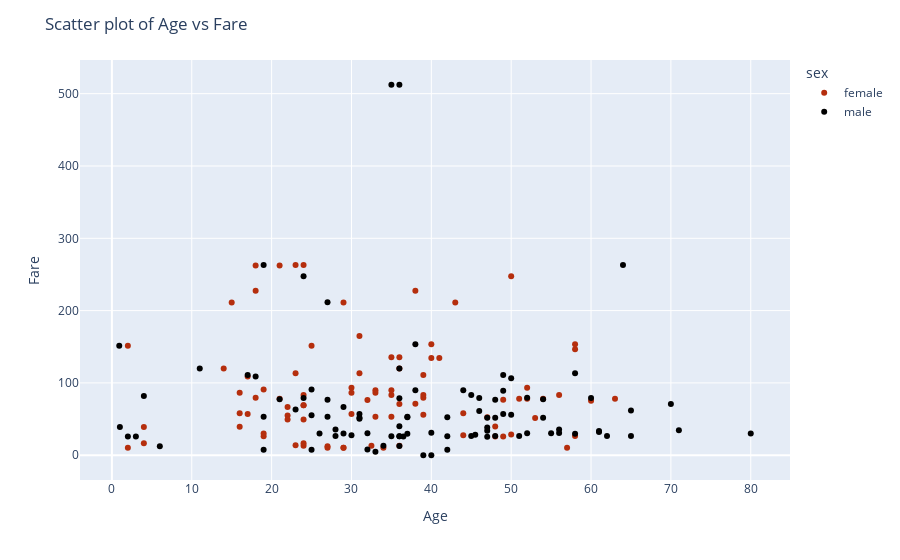

Write notebook code for a chart like this one.
### Code cell
# changing the colors of data points
labels = {'male': 'black', 'female': '#b52e0d'}
fig2 = px.scatter(df, x = 'age', y = 'fare', color = 'sex', color_discrete_map = labels)
fig2.update_layout(
    title = 'Scatter plot of Age vs Fare',
    xaxis_title = 'Age',
    yaxis_title = 'Fare'
)
fig2.show()

### Figure 1 — Plotly figure (JSON) as saved in the notebook; plotly's stock layout.template omitted (floating-point values rounded to 4 significant figures)
{"data": [{"hovertemplate": "sex=female<br>age=%{x}<br>fare=%{y}<extra></extra>", "legendgroup": "female", "marker": {"color": "#b52e0d", "symbol": "circle"}, "mode": "markers", "name": "female", "orientation": "v", "showlegend": true, "type": "scatter", "x": [38, 35, 4, 58, 49, 29, 23, 32.5, 19, 22, 50, 44, 58, 2, 31, 32, 35, 29, 30, 58, 35, 63, 19, 2, 50, 17, 30, 24, 18, 31, 40, 36, 36, 16, 41, 24, 24, 22, 60, 24, 23, 24, 33, 14, 23, 35, 54, 25, 16, 34, 30, 44, 22, 36, 48, 39, 53, 39, 39, 18, 52, 40, 4, 21, 24, 15, 18, 24, 38, 27, 29, 21, 33, 36, 51, 57, 43, 17, 49, 33, 52, 27, 39, 16, 48, 47, 56, 19], "xaxis": "x", "y": [71.28, 53.1, 16.7, 26.55, 76.73, 10.5, 263, 13, 26.28, 66.6, 28.71, 27.72, 146.5, 10.46, 113.3, 76.29, 83.47, 10.46, 86.5, 153.5, 135.6, 77.96, 91.08, 151.6, 247.5, 108.9, 56.93, 83.16, 262.4, 164.9, 134.5, 135.6, 13, 57.98, 134.5, 263, 13, 55, 75.25, 69.3, 113.3, 16.7, 90, 120, 13.79, 90, 78.27, 151.6, 86.5, 10.5, 93.5, 57.98, 49.5, 71, 39.6, 79.65, 51.48, 55.9, 110.9, 79.65, 78.27, 153.5, 39, 77.96, 69.3, 211.3, 227.5, 49.5, 227.5, 10.5, 211.3, 262.4, 86.5, 120, 77.96, 10.5, 211.3, 57, 25.93, 53.1, 93.5, 12.47, 83.16, 39.4, 25.93, 52.55, 83.16, 30], "yaxis": "y"}, {"hovertemplate": "sex=male<br>age=%{x}<br>fare=%{y}<extra></extra>", "legendgroup": "male", "marker": {"color": "black", "symbol": "circle"}, "mode": "markers", "name": "male", "orientation": "v", "showlegend": true, "type": "scatter", "x": [54, 34, 28, 19, 65, 45, 25, 46, 71, 23, 21, 47, 24, 54, 37, 24, 36.5, 61, 56, 1, 3, 40, 38, 44, 37, 62, 52, 40, 37, 36, 0.92, 45.5, 38, 29, 2, 25, 27, 36, 32, 28, 50, 64, 4, 52, 30, 49, 65, 48, 47, 25, 58, 55, 18, 36, 47, 45, 50, 17, 36, 36, 60, 49, 42, 61, 80, 32, 48, 56, 58, 47, 31, 36, 27, 31, 49, 42, 35, 42, 48, 19, 27, 35, 36, 70, 19, 6, 29, 46, 11, 39, 51, 31, 33, 26], "xaxis": "x", "y": [51.86, 13, 35.5, 263, 61.98, 83.47, 7.65, 61.17, 34.65, 63.36, 77.29, 52, 247.5, 77.29, 53.1, 79.2, 26, 33.5, 30.7, 39, 26, 31, 90, 90, 52.55, 26.55, 79.65, 0, 29.7, 12.88, 151.6, 28.5, 153.5, 66.6, 26, 55.44, 211.5, 120, 8.05, 26.55, 55.9, 263, 81.86, 30.5, 27.75, 89.1, 26.55, 26.55, 38.5, 91.08, 29.7, 30.5, 108.9, 26.29, 34.02, 26.55, 106.4, 110.9, 26.39, 40.12, 79.2, 56.93, 52.55, 32.32, 30, 30.5, 76.73, 35.5, 113.3, 25.59, 52, 512.3, 76.73, 57, 110.9, 7.65, 26.29, 26.29, 52, 7.65, 53.1, 512.3, 78.85, 71, 53.1, 12.47, 30, 79.2, 120, 0, 26.55, 50.5, 5, 30], "yaxis": "y"}], "layout": {"legend": {"title": {"text": "sex"}, "tracegroupgap": 0}, "margin": {"t": 60}, "title": {"text": "Scatter plot of Age vs Fare"}, "xaxis": {"anchor": "y", "domain": [0, 1], "title": {"text": "Age"}}, "yaxis": {"anchor": "x", "domain": [0, 1], "title": {"text": "Fare"}}}}
